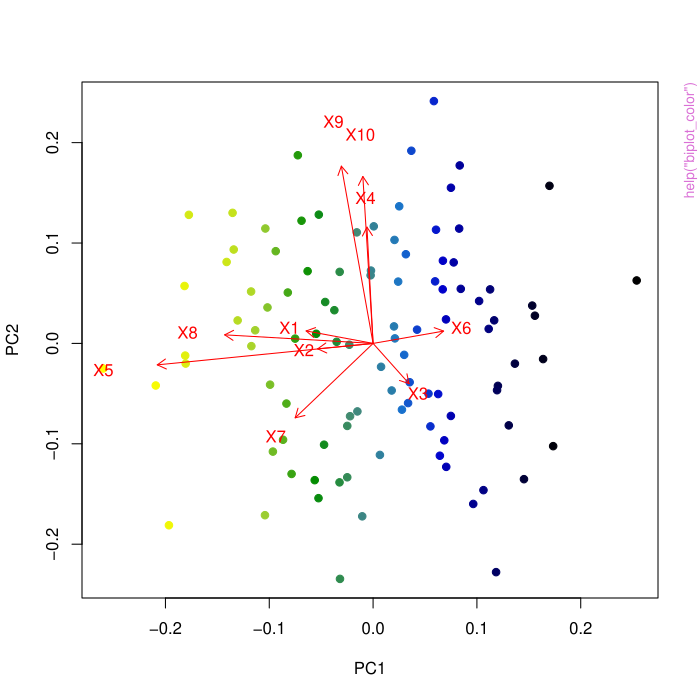

Here is the R script that generated this plot:
pkgname <- "scone"
source(file.path(R.home("share"), "R", "examples-header.R"))
options(warn = 1)
library('scone')

base::assign(".oldSearch", base::search(), pos = 'CheckExEnv')
cleanEx()
nameEx("CLR_FN")
### * CLR_FN

flush(stderr()); flush(stdout())

### Name: CLR_FN
### Title: Centered log-ratio (CLR) normalization wrapper function
### Aliases: CLR_FN

### ** Examples

ei <- matrix(0:20,nrow = 7)
eo <- CLR_FN(ei)




cleanEx()
nameEx("DESEQ_FN")
### * DESEQ_FN

flush(stderr()); flush(stdout())

### Name: DESEQ_FN
### Title: Relative log-expression (RLE; DESeq) scaling normalization
###   wrapper function
### Aliases: DESEQ_FN

### ** Examples

ei <- matrix(0:20,nrow = 7)
eo <- DESEQ_FN(ei)




cleanEx()
nameEx("FQ_FN")
### * FQ_FN

flush(stderr()); flush(stdout())

### Name: FQ_FN
### Title: Full-quantile normalization wrapper function
### Aliases: FQ_FN FQT_FN

### ** Examples

ei <- matrix(0:20,nrow = 7)
eo <- FQ_FN(ei)

ei <- matrix(0:20,nrow = 7)
eo <- FQT_FN(ei)




cleanEx()
nameEx("SCRAN_FN")
### * SCRAN_FN

flush(stderr()); flush(stdout())

### Name: SCRAN_FN
### Title: Simple deconvolution normalization wrapper
### Aliases: SCRAN_FN

### ** Examples

ei <- matrix(0:76,nrow = 7)
eo <- SCRAN_FN(ei)




cleanEx()
nameEx("SUM_FN")
### * SUM_FN

flush(stderr()); flush(stdout())

### Name: SUM_FN
### Title: Sum scaling normalization function
### Aliases: SUM_FN

### ** Examples

ei <- matrix(0:20,nrow = 7)
eo <- SUM_FN(ei)




cleanEx()
nameEx("SconeExperiment-class")
### * SconeExperiment-class

flush(stderr()); flush(stdout())

### Name: SconeExperiment-class
### Title: Class SconeExperiment
### Aliases: SconeExperiment-class SconeExperiment SconeExperiment
###   SconeExperiment,SummarizedExperiment-method
###   SconeExperiment,matrix-method

### ** Examples

set.seed(42)
nrows <- 200
ncols <- 6
counts <- matrix(rpois(nrows * ncols, lambda=10), nrows)
rowdata <- data.frame(poscon=c(rep(TRUE, 10), rep(FALSE, nrows-10)))
coldata <- data.frame(bio=gl(2, 3))
se <- SummarizedExperiment(assays=SimpleList(counts=counts),
                          rowData=rowdata, colData=coldata)

scone1 <- SconeExperiment(assay(se), bio=coldata$bio, poscon=rowdata$poscon)

scone2 <- SconeExperiment(se, which_bio=1L, which_poscon=1L)





cleanEx()
nameEx("TMM_FN")
### * TMM_FN

flush(stderr()); flush(stdout())

### Name: TMM_FN
### Title: Weighted trimmed mean of M-values (TMM) scaling normalization
###   wrapper function
### Aliases: TMM_FN

### ** Examples

ei <- matrix(0:20,nrow = 7)
eo <- TMM_FN(ei)




cleanEx()
nameEx("UQ_FN")
### * UQ_FN

flush(stderr()); flush(stdout())

### Name: UQ_FN
### Title: Upper-quartile (UQ) scaling normalization wrapper function
### Aliases: UQ_FN

### ** Examples

ei <- matrix(0:20,nrow = 7)
eo <- UQ_FN(ei)




cleanEx()
nameEx("biplot_color")
### * biplot_color

flush(stderr()); flush(stdout())

### Name: biplot_color
### Title: Function for biplotting with no point labels and with points
###   color-coded according to a quantitative variable. For example: the
###   rank of normalization performance.
### Aliases: biplot_color

### ** Examples

mat <- matrix(rnorm(1000), ncol=10)
colnames(mat) <- paste("X", 1:ncol(mat), sep="")

pc <- prcomp(mat)

biplot_color(pc, rank(pc$x[,1]))




cleanEx()
nameEx("biplot_interactive")
### * biplot_interactive

flush(stderr()); flush(stdout())

### Name: biplot_interactive
### Title: Interactive biplot
### Aliases: biplot_interactive

### ** Examples

mat <- matrix(rpois(1000, lambda = 5), ncol=10)
colnames(mat) <- paste("X", 1:ncol(mat), sep="")
obj <- SconeExperiment(mat)
res <- scone(obj, scaling=list(none=identity,
   uq=UQ_FN, deseq=DESEQ_FN,  fq=FQT_FN),
evaluate=TRUE, k_ruv=0, k_qc=0, eval_kclust=2,
   bpparam = BiocParallel::SerialParam())
## Not run: 
##D biplot_interactive(res)
## End(Not run)




cleanEx()
nameEx("control_genes")
### * control_genes

flush(stderr()); flush(stdout())

### Name: control_genes
### Title: Data: Positive and Negative Control Genes
### Aliases: control_genes cortical_markers housekeeping
###   housekeeping_revised cellcycle_genes

### ** Examples

data(housekeeping)
data(housekeeping_revised)
data(cellcycle_genes)
data(cortical_markers)



cleanEx()
nameEx("estimate_ziber")
### * estimate_ziber

flush(stderr()); flush(stdout())

### Name: estimate_ziber
### Title: Parameter estimation of zero-inflated bernoulli model
### Aliases: estimate_ziber

### ** Examples

mat <- matrix(rpois(1000, lambda = 3), ncol=10)
mat = mat * matrix(1-rbinom(1000, size = 1, prob = .01), ncol=10)
ziber_out = suppressWarnings(estimate_ziber(mat,
   bulk_model = TRUE,
   pos_controls = 1:10))




cleanEx()
nameEx("factor_sample_filter")
### * factor_sample_filter

flush(stderr()); flush(stdout())

### Name: factor_sample_filter
### Title: Factor-based Sample Filtering: Function to filter single-cell
###   RNA-Seq libraries.
### Aliases: factor_sample_filter

### ** Examples

mat <- matrix(rpois(1000, lambda = 5), ncol=10)
colnames(mat) <- paste("X", 1:ncol(mat), sep="")
qc = as.matrix(cbind(colSums(mat),colSums(mat > 0)))
rownames(qc) = colnames(mat)
colnames(qc) = c("NCOUNTS","NGENES")
mfilt = factor_sample_filter(expr = mat,
    qc, plot = TRUE,qual_select_q_thresh = 1)




cleanEx()
nameEx("fast_estimate_ziber")
### * fast_estimate_ziber

flush(stderr()); flush(stdout())

### Name: fast_estimate_ziber
### Title: Fast parameter estimation of zero-inflated bernoulli model
### Aliases: fast_estimate_ziber

### ** Examples

mat <- matrix(rpois(1000, lambda = 3), ncol=10)
mat = mat * matrix(1-rbinom(1000, size = 1, prob = .01), ncol=10)
ziber_out = suppressWarnings(fast_estimate_ziber(mat,
   bulk_model = TRUE,
   pos_controls = 1:10))




cleanEx()
nameEx("get_bio")
### * get_bio

flush(stderr()); flush(stdout())

### Name: get_bio
### Title: Get Factor of Biological Conditions and Batch
### Aliases: get_bio get_batch get_bio,SconeExperiment-method
###   get_batch,SconeExperiment-method get_batch
###   get_bio,SconeExperiment-method get_batch,SconeExperiment-method

### ** Examples

set.seed(42)
mat <- matrix(rpois(500, lambda = 5), ncol=10)
colnames(mat) <- paste("X", 1:ncol(mat), sep="")
obj <- SconeExperiment(mat, bio = factor(rep(c(1,2),each = 5)),
           batch = factor(rep(c(1,2),times = 5)))
bio = get_bio(obj)
batch = get_batch(obj)




cleanEx()
nameEx("get_design")
### * get_design

flush(stderr()); flush(stdout())

### Name: get_design
### Title: Retrieve Design Matrix
### Aliases: get_design get_design,SconeExperiment,character-method
###   get_design,SconeExperiment,numeric-method

### ** Examples

set.seed(42)
mat <- matrix(rpois(500, lambda = 5), ncol=10)
colnames(mat) <- paste("X", 1:ncol(mat), sep="")
obj <- SconeExperiment(mat, bio = factor(rep(c(1,2),each = 5)),
           batch = factor(rep(c(1,2),times = 5)))
res <- scone(obj, scaling=list(none=identity, uq=UQ_FN),
           evaluate=TRUE, k_ruv=0, k_qc=0, 
           adjust_batch = "yes", adjust_bio = "yes",
           eval_kclust=2, bpparam = BiocParallel::SerialParam())
design_top = get_design(res,1)




cleanEx()
nameEx("get_negconruv")
### * get_negconruv

flush(stderr()); flush(stdout())

### Name: get_negconruv
### Title: Get Negative and Positive Controls
### Aliases: get_negconruv get_negconeval get_poscon
###   get_negconruv,SconeExperiment-method
###   get_negconeval,SconeExperiment-method
###   get_poscon,SconeExperiment-method get_negconeval get_poscon
###   get_negconruv,SconeExperiment-method
###   get_negconeval,SconeExperiment-method
###   get_poscon,SconeExperiment-method

### ** Examples

set.seed(42)
mat <- matrix(rpois(500, lambda = 5), ncol=10)
colnames(mat) <- paste("X", 1:ncol(mat), sep="")
obj <- SconeExperiment(mat,negcon_ruv = 1:50 %in% 1:10,
           negcon_eval = 1:50 %in% 11:20,
           poscon = 1:50 %in% 21:30)
negcon_ruv = get_negconruv(obj)
negcon_eval = get_negconeval(obj)
poscon = get_poscon(obj)




cleanEx()
nameEx("get_normalized")
### * get_normalized

flush(stderr()); flush(stdout())

### Name: get_normalized
### Title: Retrieve Normalized Matrix
### Aliases: get_normalized get_normalized,SconeExperiment,character-method
###   get_normalized,SconeExperiment,numeric-method

### ** Examples

set.seed(42)
mat <- matrix(rpois(500, lambda = 5), ncol=10)
colnames(mat) <- paste("X", 1:ncol(mat), sep="")
obj <- SconeExperiment(mat)
res <- scone(obj, scaling=list(none=identity, uq=UQ_FN),
           evaluate=TRUE, k_ruv=0, k_qc=0, 
           eval_kclust=2, bpparam = BiocParallel::SerialParam())
top_norm = get_normalized(res,1)
           




cleanEx()
nameEx("get_params")
### * get_params

flush(stderr()); flush(stdout())

### Name: get_params
### Title: Extract scone parameters
### Aliases: get_params get_params,SconeExperiment-method
###   get_params,SconeExperiment-method

### ** Examples

set.seed(42)
mat <- matrix(rpois(500, lambda = 5), ncol=10)
colnames(mat) <- paste("X", 1:ncol(mat), sep="")
obj <- SconeExperiment(mat)
res <- scone(obj, scaling=list(none=identity, uq=UQ_FN),
           run = FALSE, k_ruv=0, k_qc=0, eval_kclust=2)
params = get_params(res)




cleanEx()
nameEx("get_qc")
### * get_qc

flush(stderr()); flush(stdout())

### Name: get_qc
### Title: Get Quality Control Matrix
### Aliases: get_qc get_qc,SconeExperiment-method
###   get_qc,SconeExperiment-method

### ** Examples

set.seed(42)
mat <- matrix(rpois(500, lambda = 5), ncol=10)
colnames(mat) <- paste("X", 1:ncol(mat), sep="")
obj <- SconeExperiment(mat,
         qc = cbind(colSums(mat),colSums(mat > 0)))
qc = get_qc(obj)




cleanEx()
nameEx("get_scores")
### * get_scores

flush(stderr()); flush(stdout())

### Name: get_scores
### Title: Extract scone scores
### Aliases: get_scores get_scores,SconeExperiment-method get_score_ranks
###   get_score_ranks,SconeExperiment-method get_score_ranks
###   get_scores,SconeExperiment-method
###   get_score_ranks,SconeExperiment-method

### ** Examples

set.seed(42)
mat <- matrix(rpois(500, lambda = 5), ncol=10)
colnames(mat) <- paste("X", 1:ncol(mat), sep="")
obj <- SconeExperiment(mat)
res <- scone(obj, scaling=list(none=identity, uq=UQ_FN),
           evaluate=TRUE, k_ruv=0, k_qc=0, 
           eval_kclust=2, bpparam = BiocParallel::SerialParam())
scores = get_scores(res)
score_ranks = get_score_ranks(res)




cleanEx()
nameEx("impute_expectation")
### * impute_expectation

flush(stderr()); flush(stdout())

### Name: impute_expectation
### Title: Imputation of zero abundance based on general zero-inflated
###   model
### Aliases: impute_expectation

### ** Examples

mat <- matrix(rpois(1000, lambda = 3), ncol=10)
mat = mat * matrix(1-rbinom(1000, size = 1, prob = .01), ncol=10)

mu = matrix(rep(3/ppois(0,lambda = 3,lower.tail = FALSE),1000),ncol = 10)

p_false = 1 / ( 1 + ppois(0, lambda = 3, lower.tail = TRUE ) / 
    (0.01 * ppois(0, lambda = 3, lower.tail = FALSE) ) )

p_nodrop = matrix(rep(1-p_false,1000),ncol = 10)
p_nodrop[mat > 0] = 1

impute_args = list()
impute_args = list(mu = mu, p_nodrop = p_nodrop)

imat = impute_expectation(mat,impute_args = impute_args)




cleanEx()
nameEx("impute_null")
### * impute_null

flush(stderr()); flush(stdout())

### Name: impute_null
### Title: Null or no-op imputation
### Aliases: impute_null

### ** Examples

mat <- matrix(rpois(1000, lambda = 5), ncol=10)
imat = impute_null(mat)




cleanEx()
nameEx("lm_adjust")
### * lm_adjust

flush(stderr()); flush(stdout())

### Name: lm_adjust
### Title: Linear Adjustment Normalization
### Aliases: lm_adjust

### ** Examples


set.seed(141)
bio = as.factor(rep(c(1,2),each = 2))
batch = as.factor(rep(c(1,2),2))
design_mat = make_design(bio,batch, W = NULL)

log_expr = matrix(rnorm(20),ncol = 4)
adjusted_log_expr = lm_adjust(log_expr = log_expr,
  design_mat = design_mat,
  batch = batch)




cleanEx()
nameEx("make_design")
### * make_design

flush(stderr()); flush(stdout())

### Name: make_design
### Title: Make a Design Matrix
### Aliases: make_design

### ** Examples


bio = as.factor(rep(c(1,2),each = 2))
batch = as.factor(rep(c(1,2),2))
design_mat = make_design(bio,batch, W = NULL)




cleanEx()
nameEx("metric_sample_filter")
### * metric_sample_filter

flush(stderr()); flush(stdout())

### Name: metric_sample_filter
### Title: Metric-based Sample Filtering: Function to filter single-cell
###   RNA-Seq libraries.
### Aliases: metric_sample_filter

### ** Examples

mat <- matrix(rpois(1000, lambda = 5), ncol=10)
colnames(mat) <- paste("X", 1:ncol(mat), sep="")
qc = as.matrix(cbind(colSums(mat),colSums(mat > 0)))
rownames(qc) = colnames(mat)
colnames(qc) = c("NCOUNTS","NGENES")
mfilt = metric_sample_filter(expr = mat,nreads = qc[,"NCOUNTS"],
   plot = TRUE, hard_nreads = 0)




cleanEx()
nameEx("scone")
### * scone

flush(stderr()); flush(stdout())

### Name: scone
### Title: Normalize Expression Data and Evaluate Normalization Performance
### Aliases: scone scone scone,SconeExperiment-method

### ** Examples


mat <- matrix(rpois(1000, lambda = 5), ncol=10)
colnames(mat) <- paste("X", 1:ncol(mat), sep="")
obj <- SconeExperiment(mat)
no_results <- scone(obj, scaling=list(none=identity,
           uq=UQ_FN, deseq=DESEQ_FN),
           run=FALSE, k_ruv=0, k_qc=0, eval_kclust=2)
           
results <- scone(obj, scaling=list(none=identity,
           uq=UQ_FN, deseq=DESEQ_FN),
           run=TRUE, k_ruv=0, k_qc=0, eval_kclust=2,
           bpparam = BiocParallel::SerialParam())
           
results_in_memory <- scone(obj, scaling=list(none=identity,
           uq=UQ_FN, deseq=DESEQ_FN),
           k_ruv=0, k_qc=0, eval_kclust=2,
           return_norm = "in_memory",
           bpparam = BiocParallel::SerialParam())




cleanEx()
nameEx("sconeReport")
### * sconeReport

flush(stderr()); flush(stdout())

### Name: sconeReport
### Title: SCONE Report Browser: Browse Evaluation of Normalization
###   Performance
### Aliases: sconeReport

### ** Examples

set.seed(101)
mat <- matrix(rpois(1000, lambda = 5), ncol=10)
colnames(mat) <- paste("X", 1:ncol(mat), sep="")
obj <- SconeExperiment(mat)
res <- scone(obj, scaling=list(none=identity, uq=UQ_FN, deseq=DESEQ_FN),
           evaluate=TRUE, k_ruv=0, k_qc=0, eval_kclust=2,
           bpparam = BiocParallel::SerialParam())
qc = as.matrix(cbind(colSums(mat),colSums(mat > 0)))
rownames(qc) = colnames(mat)
colnames(qc) = c("NCOUNTS","NGENES")
## Not run: 
##D sconeReport(res,rownames(get_params(res)), qc = qc)
## End(Not run)




cleanEx()
nameEx("scone_easybake")
### * scone_easybake

flush(stderr()); flush(stdout())

### Name: scone_easybake
### Title: Wrapper for Running Essential SCONE Modules
### Aliases: scone_easybake

### ** Examples

set.seed(101)
mat <- matrix(rpois(1000, lambda = 5), ncol=10)
colnames(mat) <- paste("X", 1:ncol(mat), sep="")
obj <- SconeExperiment(mat)
res <- scone(obj, scaling=list(none=identity, uq=UQ_FN, deseq=DESEQ_FN),
           evaluate=TRUE, k_ruv=0, k_qc=0, eval_kclust=2, 
           bpparam = BiocParallel::SerialParam())
qc = as.matrix(cbind(colSums(mat),colSums(mat > 0)))
rownames(qc) = colnames(mat)
colnames(qc) = c("NREADS","RALIGN")
## Not run: 
##D scone_easybake(mat, qc = as.data.frame(qc), verbose = "2", 
##D    norm_adjust_bio= "no",
##D    norm_adjust_batch= "no", norm_k_max = 0,
##D    fnr_maxiter = 0, filt_cells=FALSE, filt_genes=FALSE,
##D    eval_stratified_pam = FALSE,
##D    out_dir="~/scone_out")
## End(Not run)



cleanEx()
nameEx("score_matrix")
### * score_matrix

flush(stderr()); flush(stdout())

### Name: score_matrix
### Title: SCONE Evaluation: Evaluate an Expression Matrix
### Aliases: score_matrix

### ** Examples


set.seed(141)
bio = as.factor(rep(c(1,2),each = 2))
batch = as.factor(rep(c(1,2),2))
log_expr = matrix(rnorm(20),ncol = 4)

scone_metrics = score_matrix(log_expr,
   bio = bio, batch = batch,
   eval_kclust = 2, is_log = TRUE)




cleanEx()
nameEx("select_methods")
### * select_methods

flush(stderr()); flush(stdout())

### Name: select_methods
### Title: Get a subset of normalizations from a SconeExperiment object
### Aliases: select_methods select_methods,SconeExperiment,character-method
###   select_methods,SconeExperiment,numeric-method

### ** Examples

set.seed(42)
mat <- matrix(rpois(500, lambda = 5), ncol=10)
colnames(mat) <- paste("X", 1:ncol(mat), sep="")
obj <- SconeExperiment(mat)
res <- scone(obj, scaling=list(none=identity, uq=UQ_FN),
           evaluate=TRUE, k_ruv=0, k_qc=0, 
           eval_kclust=2, bpparam = BiocParallel::SerialParam())
select_res = select_methods(res,1:2)




cleanEx()
nameEx("simple_FNR_params")
### * simple_FNR_params

flush(stderr()); flush(stdout())

### Name: simple_FNR_params
### Title: Fit Simple False-Negative Model
### Aliases: simple_FNR_params

### ** Examples

mat <- matrix(rpois(1000, lambda = 3), ncol=10)
mat = mat * matrix(1-rbinom(1000, size = 1, prob = .01), ncol=10)
fnr_out = simple_FNR_params(mat,pos_controls = 1:10)




cleanEx()
nameEx("subsample_cells")
### * subsample_cells

flush(stderr()); flush(stdout())

### Name: subsample_cells
### Title: Function to subsample Scone object by subsampling cells
### Aliases: subsample_cells

### ** Examples

# Create a scone object
mat <- matrix(rpois(1000, lambda = 5), ncol=10)
colnames(mat) <- paste("X", 1:ncol(mat), sep="")
obj <- SconeExperiment(mat)
res <- scone(obj, scaling=list(none=identity, uq=UQ_FN, deseq=DESEQ_FN),
           evaluate=TRUE, k_ruv=0, k_qc=0, eval_kclust=2,
           bpparam = BiocParallel::SerialParam())
qc = as.matrix(cbind(colSums(mat),colSums(mat > 0)))
rownames(qc) = colnames(mat)
colnames(qc) = c("NCOUNTS","NGENES")

# Subsample the scone object
subsampled_res <- subsample_cells(res,percent=50, at_bio = FALSE, seed = 100, verbose = TRUE)





cleanEx()
nameEx("subsample_cells_with_min_bio")
### * subsample_cells_with_min_bio

flush(stderr()); flush(stdout())

### Name: subsample_cells_with_min_bio
### Title: Internal function to subsample Scone object by subsampling cells
###   by size of smallest bio group
### Aliases: subsample_cells_with_min_bio

### ** Examples

# Create a scone object
mat <- matrix(rpois(1000, lambda = 5), ncol=10)
colnames(mat) <- paste("X", 1:ncol(mat), sep="")
obj <- SconeExperiment(mat)
res <- scone(obj, scaling=list(none=identity, uq=UQ_FN, deseq=DESEQ_FN),
           evaluate=TRUE, k_ruv=0, k_qc=0, eval_kclust=2,
           bpparam = BiocParallel::SerialParam())
qc = as.matrix(cbind(colSums(mat),colSums(mat > 0)))
rownames(qc) = colnames(mat)
colnames(qc) = c("NCOUNTS","NGENES")
res$bio <- c('a', 'a', 'a', 'a', 'a', 'a', 'a', 'b', 'b', 'b')

# Subsample the scone object
subsampled_res <- subsample_cells_with_min_bio(res, seed = 100, verbose = TRUE)





cleanEx()
nameEx("subsample_genes")
### * subsample_genes

flush(stderr()); flush(stdout())

### Name: subsample_genes
### Title: Function to subsample Scone object by subsampling genes
### Aliases: subsample_genes

### ** Examples

# Create a scone object
mat <- matrix(rpois(1000, lambda = 5), ncol=10)
colnames(mat) <- paste("X", 1:ncol(mat), sep="")
obj <- SconeExperiment(mat)
res <- scone(obj, scaling=list(none=identity, uq=UQ_FN, deseq=DESEQ_FN),
           evaluate=TRUE, k_ruv=0, k_qc=0, eval_kclust=2,
           bpparam = BiocParallel::SerialParam())
qc = as.matrix(cbind(colSums(mat),colSums(mat > 0)))
rownames(qc) = colnames(mat)
colnames(qc) = c("NCOUNTS","NGENES")

# Subsample the scone object
subsampled_res <- subsample_genes(res, percent=50, keep_all_control = TRUE, seed = 100, verbose = TRUE)





cleanEx()
nameEx("subsample_scone")
### * subsample_scone

flush(stderr()); flush(stdout())

### Name: subsample_scone
### Title: Wrapper Function to subsample Scone object
### Aliases: subsample_scone

### ** Examples

# Create a scone object
mat <- matrix(rpois(1000, lambda = 5), ncol=10)
colnames(mat) <- paste("X", 1:ncol(mat), sep="")
obj <- SconeExperiment(mat)
scone_object <- scone(obj, scaling=list(none=identity, uq=UQ_FN, deseq=DESEQ_FN),
           evaluate=TRUE, k_ruv=0, k_qc=0, eval_kclust=2,
           bpparam = BiocParallel::SerialParam())
qc = as.matrix(cbind(colSums(mat),colSums(mat > 0)))
rownames(qc) = colnames(mat)
colnames(qc) = c("NCOUNTS","NGENES")

scone_object$bio <- c('a', 'a', 'a', 'a', 'a', 'a', 'a', 'b', 'b', 'b')

# Subsample the scone object
subsampled_res <- subsample_scone(scone_object, subsample_gene_level = 50, subsample_cell_level = 100, 
                                     cells_first=TRUE, at_bio = TRUE,
                                     keep_all_control=TRUE, seed = 100, verbose = TRUE)





### * <FOOTER>
###
options(digits = 7L)
base::cat("Time elapsed: ", proc.time() - base::get("ptime", pos = 'CheckExEnv'),"\n")
grDevices::dev.off()
###
### Local variables: ***
### mode: outline-minor ***
### outline-regexp: "\\(> \\)?### [*]+" ***
### End: ***
quit('no')
